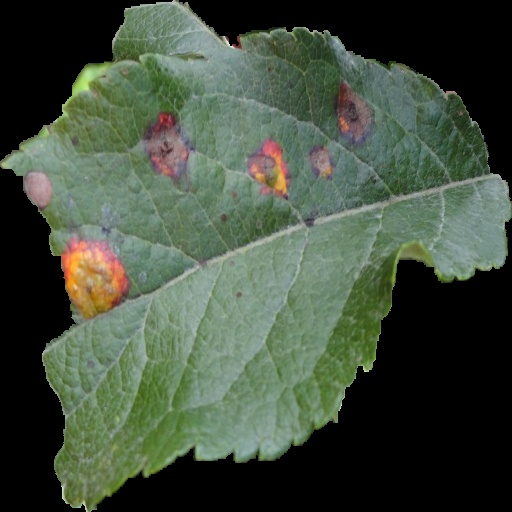
#> input picture data/raw/Test_1010.jpg, 512 x 512 px
$ python -i feature_extraction.py   (imports and definitions only)   (older library calls are emulated)
#> lines starting #> are read from the running program, lines starting #| are printed output that depends on the picture
import numpy as np
import cv2
from skimage.feature import graycomatrix, graycoprops

def extract_color_histogram(image):
    hist = cv2.calcHist([image], [0, 1, 2], None, [8, 8, 8],
                        [0, 256, 0, 256, 0, 256])
    return cv2.normalize(hist, hist).flatten()

def extract_texture_features(image):
    gray = cv2.cvtColor(image, cv2.COLOR_BGR2GRAY)
    glcm = graycomatrix(gray, distances=[5], angles=[0], symmetric=True, normed=True)
    contrast = graycoprops(glcm, 'contrast')[0][0]
    dissimilarity = graycoprops(glcm, 'dissimilarity')[0][0]
    homogeneity = graycoprops(glcm, 'homogeneity')[0][0]
    energy = graycoprops(glcm, 'energy')[0][0]
    correlation = graycoprops(glcm, 'correlation')[0][0]
    return [contrast, dissimilarity, homogeneity, energy, correlation]

def extract_features(images):
    features = []
    for img in images:
        color_hist = extract_color_histogram(img)
        texture = extract_texture_features(img)
        combined = np.concatenate([color_hist, texture])
        features.append(combined)
    return np.array(features)

>>> import cv2
>>> picture = cv2.imread('../data/raw/Test_1010.jpg', cv2.IMREAD_GRAYSCALE)
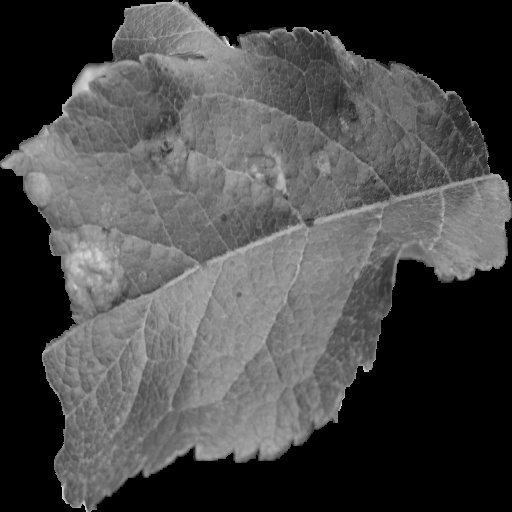
#> picture: shape (512, 512); min 0, max 241, mean 73.1
#> the loop in extract_features, `for img in images:` made 1 pass
#> after the loop in extract_features, `for img in images:`: features = []
#> (the run stopped early here; a loop or call above may not have finished)

$ run again, on data/raw/Test_1013.jpg
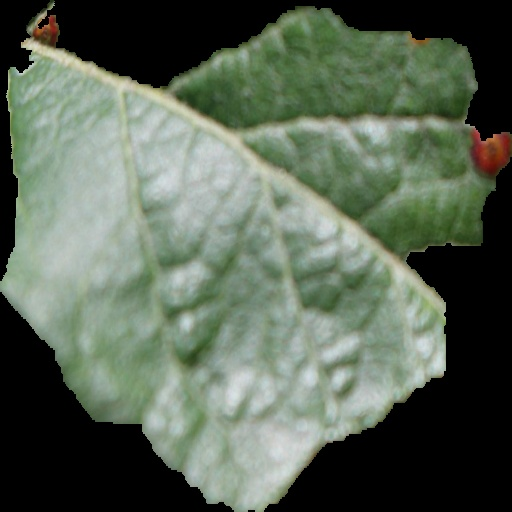
#> input picture data/raw/Test_1013.jpg, 512 x 512 px
#> `picture = cv2.imread('../data/raw/Test_1010.jpg', cv2.IMREAD_GRAYSCALE)`:
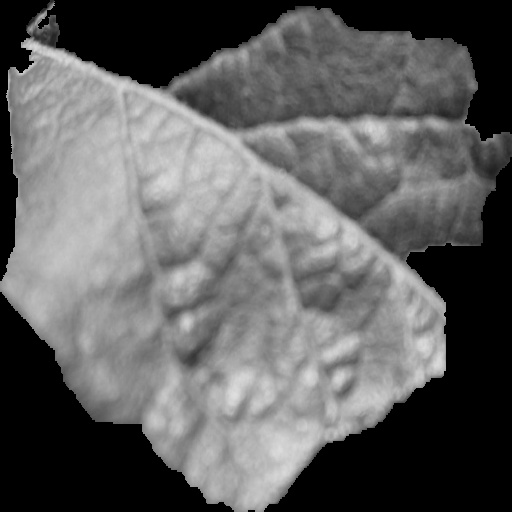
#> picture: shape (512, 512); min 0, max 223, mean 95.9
#> the loop in extract_features, `for img in images:` made 1 pass
#> after the loop in extract_features, `for img in images:`: features = []

$ run again, on data/raw/Test_102.jpg
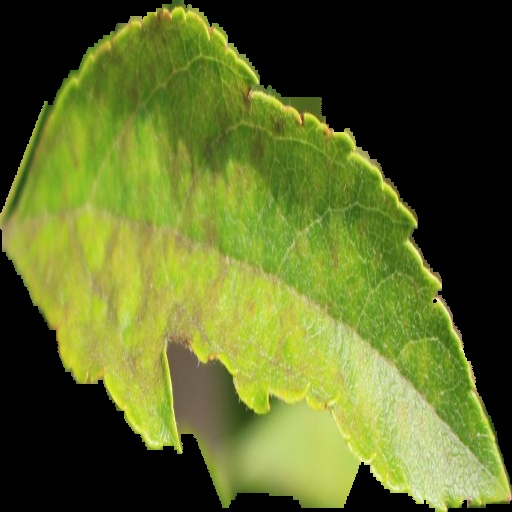
#> input picture data/raw/Test_102.jpg, 512 x 512 px
#> `picture = cv2.imread('../data/raw/Test_1010.jpg', cv2.IMREAD_GRAYSCALE)`:
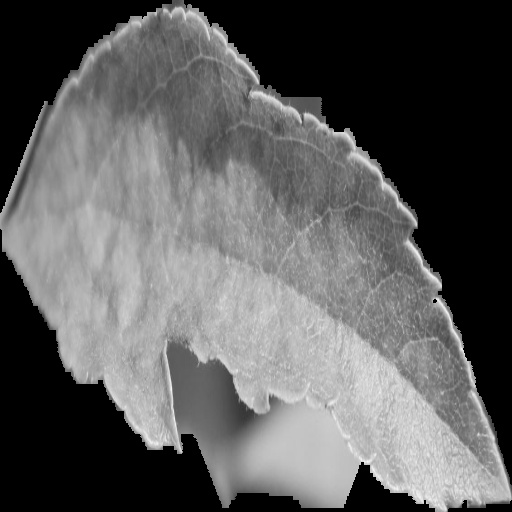
#> picture: shape (512, 512); min 0, max 245, mean 92.3
#> the loop in extract_features, `for img in images:` made 1 pass
#> after the loop in extract_features, `for img in images:`: features = []

$ run again, on data/raw/Test_1031.jpg
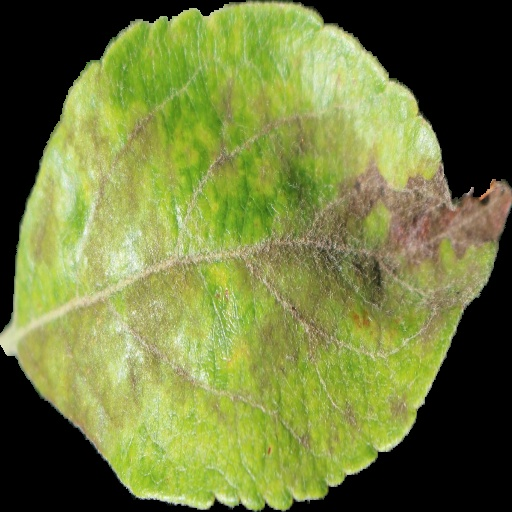
#> input picture data/raw/Test_1031.jpg, 512 x 512 px
#> `picture = cv2.imread('../data/raw/Test_1010.jpg', cv2.IMREAD_GRAYSCALE)`:
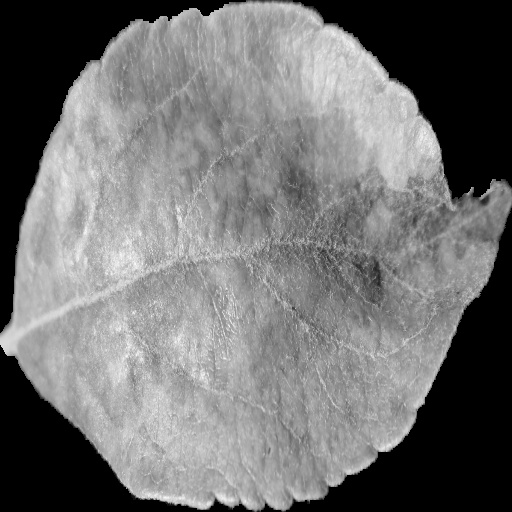
#> picture: shape (512, 512); min 0, max 250, mean 113.4
#> the loop in extract_features, `for img in images:` made 1 pass
#> after the loop in extract_features, `for img in images:`: features = []
